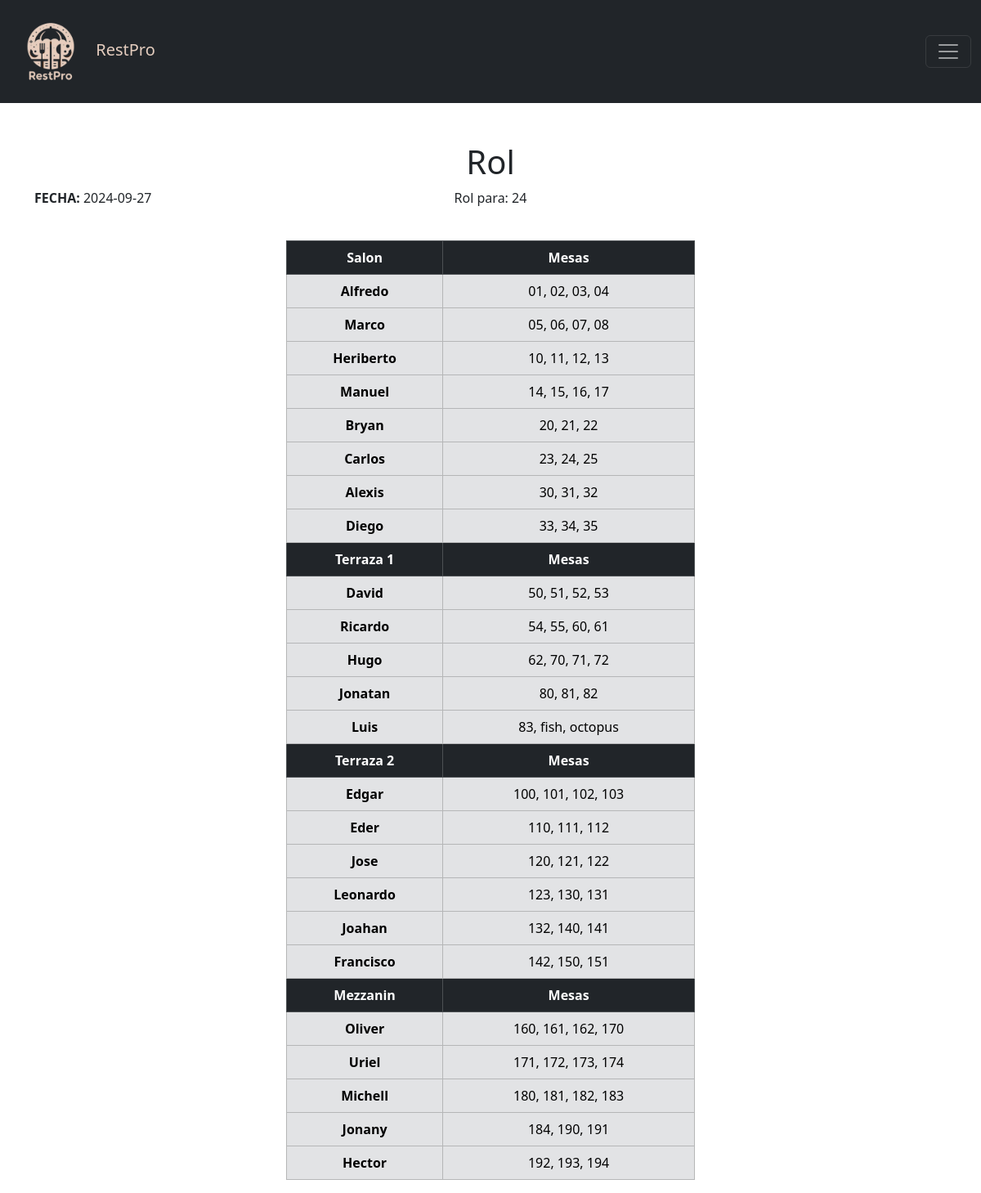
Screenshot of /vistas/rol/rol.php (signed in) with the database file from the repository.
### tables this page shows
CREATE TABLE `areas` (
  `id` int NOT NULL,
  `nombre` varchar(50) NOT NULL COMMENT 'Nombre de area',
  `descripcion` varchar(250) NOT NULL COMMENT 'Descripcion de area'
);

### www/vistas/rol/consultas/consultas.php (called while the page is built, shortened)
<?php
$ctn_meseros = 0;
$result = $pdo->query("SELECT * FROM areas");
if ($result->rowCount() > 0) {
    $resultAreas = $result->fetchAll(PDO::FETCH_OBJ);
}
$fecha = date('Y-m-d');
$result = $pdo->query("SELECT * FROM vista_mesero_mesa WHERE fecha = '$fecha'");
if ($result->rowCount() > 0) {
    $result_vista_meseros_mesas = $result->fetchAll(PDO::FETCH_OBJ);
}

### www/vistas/rol/consultas/tabla_rol_creado.php (the view, shortened to what this page needs)
<table class="table table-bordered table-dark" style="width: 500px;">
    <?php
    foreach ($resultAreas as $iterador_area => $area):
        $nombre_area = $area->nombre;
        ?>
        <thead>
            <tr>
                <th scope="col"><?php echo $nombre_area; ?></th>
                <th scope="col">Mesas</th>
            </tr>
        </thead>
        <tbody class="table-secondary">
            <?php
                foreach ($result_vista_meseros_mesas as $mesero):
                    if ($meserosxArea_acumulados[$iterador_area] == $ctn_meseros) {
                        break;
                    }
                    $nombre = $result_vista_meseros_mesas[$ctn_meseros]->mesero;
                    $mesas = $result_vista_meseros_mesas[$ctn_meseros]->mesas;
                    $ctn_meseros += 1; ?>
                <tr>
                    <th scope="row"><?php echo $nombre; ?></th>
                    <td><?php echo $mesas; ?></td>
                </tr>
                <?php
                endforeach ?>
        </tbody>
        <?php $ctn_areas += 1; endforeach ?>
</table>

### www/assets/tools/styles/estilos_vistas.css (style rules this page uses)
.table { table-layout: auto; width: auto; }

### rows the page displays
areas: nombre "Salon", nombre "Alfredo", mesas "01, 02, 03, 04", nombre "Marco", mesas "05, 06, 07, 08", nombre "Heriberto", mesas "10, 11, 12, 13", nombre "Manuel", mesas "14, 15, 16, 17", nombre "Bryan", mesas "20, 21, 22", nombre "Carlos", mesas "23, 24, 25", nombre "Alexis", mesas "30, 31, 32", nombre "Diego", mesas "33, 34, 35"
areas: nombre "Terraza 1", nombre "David", mesas "50, 51, 52, 53", nombre "Ricardo", mesas "54, 55, 60, 61", nombre "Hugo", mesas "62, 70, 71, 72", nombre "Jonatan", mesas "80, 81, 82", nombre "Luis", mesas "83, fish, octopus"
areas: nombre "Terraza 2", nombre "Edgar", mesas "100, 101, 102, 103", nombre "Eder", mesas "110, 111, 112", nombre "Jose", mesas "120, 121, 122", nombre "Leonardo", mesas "123, 130, 131", nombre "Joahan", mesas "132, 140, 141", nombre "Francisco", mesas "142, 150, 151"
areas: nombre "Mezzanin", nombre "Oliver", mesas "160, 161, 162, 170", nombre "Uriel", mesas "171, 172, 173, 174", nombre "Michell", mesas "180, 181, 182, 183", nombre "Jonany", mesas "184, 190, 191", nombre "Hector", mesas "192, 193, 194"

### other values shown
$titulo "Rol"
$resultEstaciones[0]->rol_descripcion "24"
